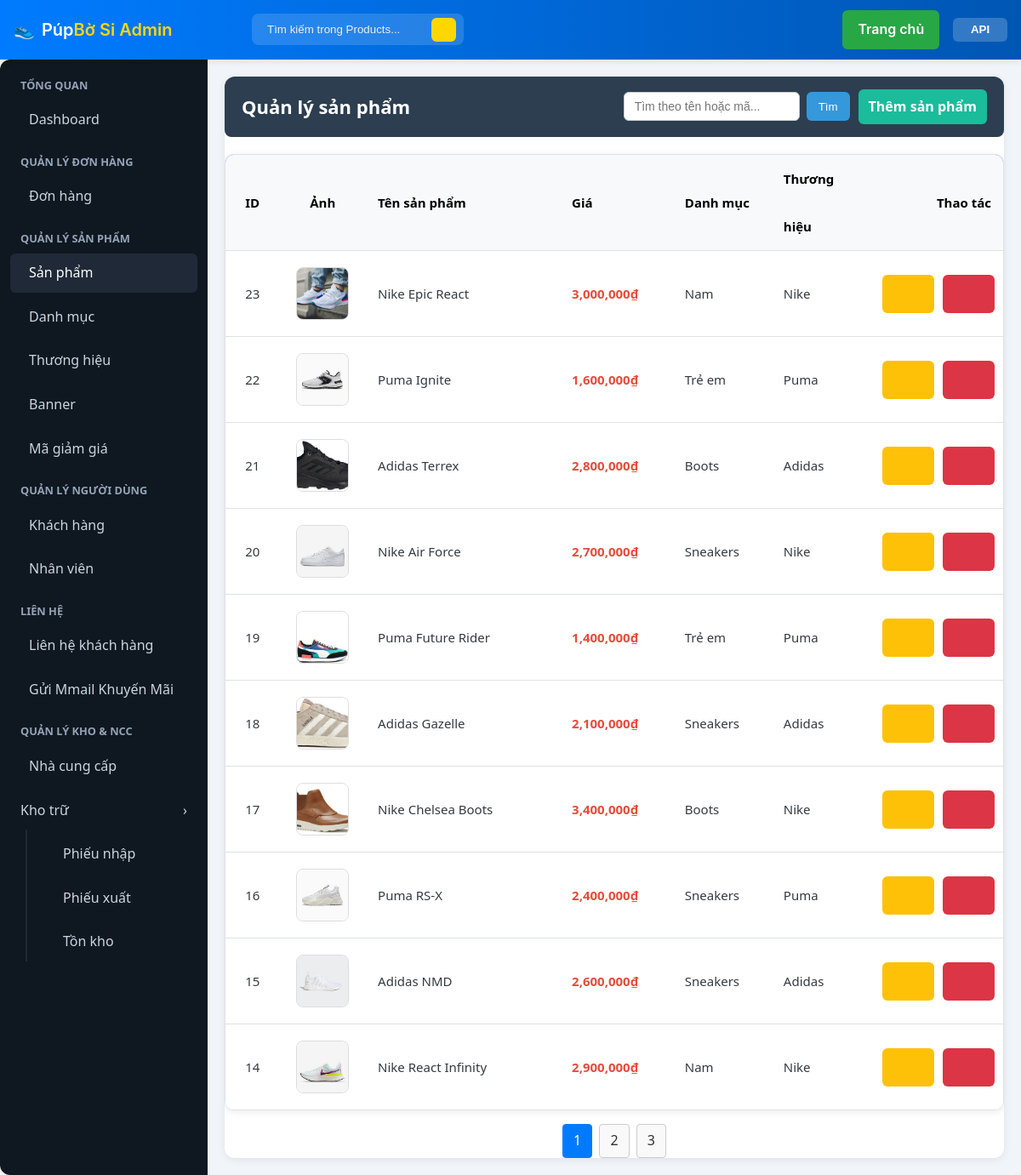
Screenshot of /admin/index.php?page=products (signed in) with the database file from the repository.
### tables this page shows
CREATE TABLE `users` (
  `id` int(11) NOT NULL,
  `name` varchar(100) DEFAULT NULL,
  `email` varchar(100) DEFAULT NULL,
  `password` varchar(255) DEFAULT NULL,
  `phone` varchar(20) DEFAULT NULL,
  `created_at` datetime DEFAULT current_timestamp(),
  `updated_at` datetime DEFAULT current_timestamp() ON UPDATE current_timestamp()
);

CREATE TABLE `products` (
  `id` int(11) NOT NULL,
  `name` varchar(150) DEFAULT NULL,
  `code` varchar(50) DEFAULT NULL,
  `description` text DEFAULT NULL,
  `price` decimal(10,2) DEFAULT NULL,
  `category_id` int(11) DEFAULT NULL,
  `brand_id` int(11) DEFAULT NULL,
  `created_at` datetime DEFAULT current_timestamp(),
  `updated_at` datetime DEFAULT current_timestamp() ON UPDATE current_timestamp()
);

CREATE TABLE `categories` (
  `id` int(11) NOT NULL,
  `name` varchar(100) DEFAULT NULL,
  `description` text DEFAULT NULL
);

CREATE TABLE `brands` (
  `id` int(11) NOT NULL,
  `name` varchar(100) DEFAULT NULL,
  `description` text DEFAULT NULL
);

### includes/functions.php (called while the page is built, shortened)
<?php
function is_logged_in(): bool
{
    return !empty($_SESSION['user_id']);
}
function current_user_id(): ?int
{
    return $_SESSION['user_id'] ?? null;
}
function get_user_roles(): array
{
    static $roles = null;
    if ($roles !== null) {
        return $roles;
    }
    try {
        $db = get_db();
        $st = $db->prepare('SELECT r.name FROM user_roles ur JOIN roles r ON ur.role_id = r.id WHERE ur.user_id = ?');
        $st->execute([current_user_id() ?? 0]);
        $roles = $st->fetchAll(PDO::FETCH_COLUMN);
        return $roles;
    } catch (Exception $e) {
        return [];
    }
}
function user_has_role(string $roleName): bool
{
    $userRoles = get_user_roles();
    $lowerUserRoles = array_map('strtolower', $userRoles);
    return in_array(strtolower($roleName), $lowerUserRoles, true);
}
function is_superadmin(): bool
{
    return user_has_role('SupperAdmin');
}
function is_admin(): bool
{
    return user_has_role('Admin');
}
function is_staff(): bool
{
    return user_has_role('Staff');
}
function require_admin_or_staff(): void
{
    if (!is_superadmin() && !is_admin() && !is_staff()) {
        flash_set('error', 'You do not have permission to access that page.');
        header('Location: /index.php'); exit;
    }
}

### admin/products.php (the view, shortened to what this page needs)
<?php
$action = $action ?? ($_GET['action'] ?? 'list');
if ($action === 'add' || $action === 'edit') {
    include __DIR__ . '/product_form.php';
    return;
} else {
    $search_query = trim($_GET['q'] ?? '');
    $itemsPerPage = 10;
    $currentPage = max(1, (int)($_GET['p'] ?? 1));
    $where_clause = '';
    $params = [];
    $countStmt = $db->prepare("SELECT COUNT(*) FROM products p $where_clause");
    $countStmt->execute($params);
    $totalItems = (int)$countStmt->fetchColumn();
    $totalPages = ceil($totalItems / $itemsPerPage);
    $offset = ($currentPage - 1) * $itemsPerPage;
    $sql = "
        SELECT p.*, c.name AS category_name, b.name AS brand_name,
            (SELECT url FROM product_images WHERE product_id=p.id AND is_main=1 LIMIT 1) AS main_image_url
        FROM products p
        LEFT JOIN categories c ON p.category_id=c.id
        LEFT JOIN brands b ON p.brand_id=b.id
        $where_clause
        ORDER BY p.id DESC
        LIMIT :limit OFFSET :offset
    ";
    $stmt = $db->prepare($sql);
    $stmt->bindValue(':limit', $itemsPerPage, PDO::PARAM_INT);
    $stmt->bindValue(':offset', $offset, PDO::PARAM_INT);
    $stmt->execute();
    $products = $stmt->fetchAll(PDO::FETCH_ASSOC);
}
?>
<div class="admin-container">
    <header class="admin-header">
        <h2><i class="fi fi-rr-boxes"></i> Quản lý sản phẩm</h2>
        <div class="admin-tools">
            <form method="get" class="search-form">
                <input type="text" name="q" placeholder="Tìm theo tên hoặc mã..." value="<?= htmlspecialchars($search_query) ?>">
                <button type="submit">Tìm</button>
            </form>
            <a href="index.php?page=products&action=add" class="add-btn"><i class="fi fi-rr-plus"></i> Thêm sản phẩm</a>
        </div>
    </header>
    <div class="table-wrapper">
        <table class="admin-table product-list">
            <thead>
                <tr>
                    <th>ID</th>
                    <th>Ảnh</th>
                    <th>Tên sản phẩm</th>
                    <th>Giá</th>
                    <th>Danh mục</th>
                    <th>Thương hiệu</th>
                    <th>Thao tác</th>
                </tr>
            </thead>
            <tbody>
                <?php if (empty($products)): ?>
                    <tr><td colspan="7" class="empty">Không có sản phẩm nào</td></tr>
                <?php else: foreach ($products as $p): ?>
                    <tr>
                        <td><?= $p['id'] ?></td>
                        <td><img src="../<?= htmlspecialchars($p['main_image_url'] ?? 'assets/images/product-placeholder.png') ?>" alt="" class="thumb"></td>
                        <td><?= htmlspecialchars($p['name']) ?></td>
                        <td><span class="price"><?= number_format($p['price'], 0) ?>₫</span></td>
                        <td><?= htmlspecialchars($p['category_name'] ?? '—') ?></td>
                        <td><?= htmlspecialchars($p['brand_name'] ?? '—') ?></td>
                        <td>
                            <div class="actions">
                                <a href="index.php?page=products&action=edit&id=<?= $p['id'] ?>" class="btn edit" title="Sửa"><i class="fi fi-rr-pencil"></i></a>
                                <a href="index.php?page=products&action=delete&id=<?= $p['id'] ?>" class="btn delete" title="Xóa" onclick="return confirm('Xóa sản phẩm này?');"><i class="fi fi-rr-trash"></i></a>
                            </div>
                        </td>
                    </tr>
                <?php endforeach; endif; ?>
            </tbody>
        </table>
    </div>
    <?php if ($totalPages > 1): ?>
        <div class="pagination">
            <?php for ($i = 1; $i <= $totalPages; $i++): ?>
                <a href="index.php?page=products&p=<?= $i ?>&q=<?= urlencode($search_query) ?>" class="page-btn <?= $i == $currentPage ? 'active' : '' ?>"><?= $i ?></a>
            <?php endfor; ?>
        </div>
    <?php endif; ?>
</div>

### includes/header_admin.php (shortened to what this page needs)
<?php
require_once __DIR__ . '/functions.php';
$db = null;
if (function_exists('get_db')) {
	try { $db = get_db(); } catch (Exception $e) {  }
}
$displayName = 'Khách';
$basePath = rtrim(dirname(dirname($_SERVER['SCRIPT_NAME'])), '/\\');
if (is_logged_in() && $db) {
	try {
		$st = $db->prepare('SELECT name FROM users WHERE id = ?');
		$st->execute([current_user_id() ?? 0]);
		$user = $st->fetch();
		if ($user && !empty($user['name'])) $displayName = $user['name'];
	} catch (Exception $e) {  }
}
?>
<!doctype html>
<html lang="vi">
<head>
	<link rel="stylesheet" href="../assets/css/site.css">
	<link rel="stylesheet" href="../assets/css/admin.css">
	<link rel='stylesheet' href='https://cdn-uicons.flaticon.com/2.4.2/uicons-regular-rounded/css/uicons-regular-rounded.css'>
</head>
<body>
<div class="admin-topbar">
	<div class="topbar-inner">
		<a href="index.php" class="brand">
			<div class="logo">👟</div>
			<div>Púp<span>Bờ Si Admin</span></div>
		</a>
		<div class="search">
			<?php
				$current_page = $_GET['page'] ?? 'dashboard';
				$search_placeholder = 'Tìm kiếm trong ' . ucfirst($current_page) . '...';
				$search_query = htmlspecialchars($_GET['q'] ?? '');
			?>
			<form action="index.php" method="get">
				<input type="search" name="q" placeholder="<?php echo $search_placeholder; ?>" value="<?php echo $search_query; ?>">
				<button type="submit"><i class="fi fi-rr-search"></i></button>
			</form>
		</div>
		<div class="topbar-right">
			<?php if (is_superadmin()): ?>
				<a href="<?php echo $basePath; ?>/index.php" class="btn home-btn"><i class="fi fi-rr-home"></i> Trang chủ</a>
			<?php endif; ?>
			<div class="user-menu">
				<button class="user-name-btn">
					<i class="fi fi-rr-user"></i> <?php echo htmlspecialchars($displayName); ?> <i class="fi fi-rr-angle-small-down"></i>
				</button>
			</div>
		</div>
	</div>
</div>
<main class="admin-container">

### assets/css/site.css (style rules this page uses)
body { font-family: -apple-system, BlinkMacSystemFont, "Segoe UI", Roboto, Helvetica, Arial, sans-serif; margin: 0; padding: 0; background: #f8f9fa; color: #343a40; line-height: 1.6; display: flex; flex-direction: column; min-height: 100vh; }
h1, h2, h3, h4 { margin-top: 0; }
a { color: #007bff; text-decoration: none; }
.btn { display: inline-block; padding: 10px 18px; background: #007bff; color: #fff; text-decoration: none; border-radius: 6px; border: 0; cursor: pointer; font-weight: 600; transition: background-color 0.2s; }
.pagination { margin-top: 30px; text-align: center; }
.admin-topbar .brand { display:flex;align-items:center;color:#fff;text-decoration:none }
.search { justify-self:center;display:flex;align-items:center;gap:8px;width:100%;max-width:600px }
.search input { flex:1;padding:8px 12px;border-radius:6px;border:1px solid rgba(255,255,255,0.06);background:#1f2937;color:#fff }
.topbar-right { display:flex;align-items:center;gap:12px }
.user-menu { position:relative;display:flex;align-items:center;gap:8px }
.user-name-btn { background:transparent;border:0;color:#fff;cursor:pointer; display:flex; align-items:center; gap: 8px; padding: 0; }
.admin-main header.admin-header { display:flex;justify-content:space-between;align-items:center;margin-bottom:20px }
.admin-main header.admin-header h2 { margin:0 }
.admin-table { width:100%;border-collapse:collapse;background:#fff;border-radius:8px;overflow:hidden }
.admin-table th, .admin-table td { padding:12px 15px;text-align:left;border-bottom:1px solid #f1f1f1 }
.admin-table th { background:#f8f9fa }
.admin-table .actions { display:flex;gap:10px }
.thumb { position:relative }

### rows the page displays
users: name "API"
products: id "23", shows a picture, name "Nike Epic React", price "3,000,000", category.name "Nam", brand.name "Nike"
products: id "22", shows a picture, name "Puma Ignite", price "1,600,000", category.name "Trẻ em", brand.name "Puma"
products: id "21", shows a picture, name "Adidas Terrex", price "2,800,000", category.name "Boots", brand.name "Adidas"
products: id "20", shows a picture, name "Nike Air Force", price "2,700,000", category.name "Sneakers", brand.name "Nike"
products: id "19", shows a picture, name "Puma Future Rider", price "1,400,000", category.name "Trẻ em", brand.name "Puma"
products: id "18", shows a picture, name "Adidas Gazelle", price "2,100,000", category.name "Sneakers", brand.name "Adidas"
products: id "17", shows a picture, name "Nike Chelsea Boots", price "3,400,000", category.name "Boots", brand.name "Nike"
products: id "16", shows a picture, name "Puma RS-X", price "2,400,000", category.name "Sneakers", brand.name "Puma"
products: id "15", shows a picture, name "Adidas NMD", price "2,600,000", category.name "Sneakers", brand.name "Adidas"
products: id "14", shows a picture, name "Nike React Infinity", price "2,900,000", category.name "Nam", brand.name "Nike"
